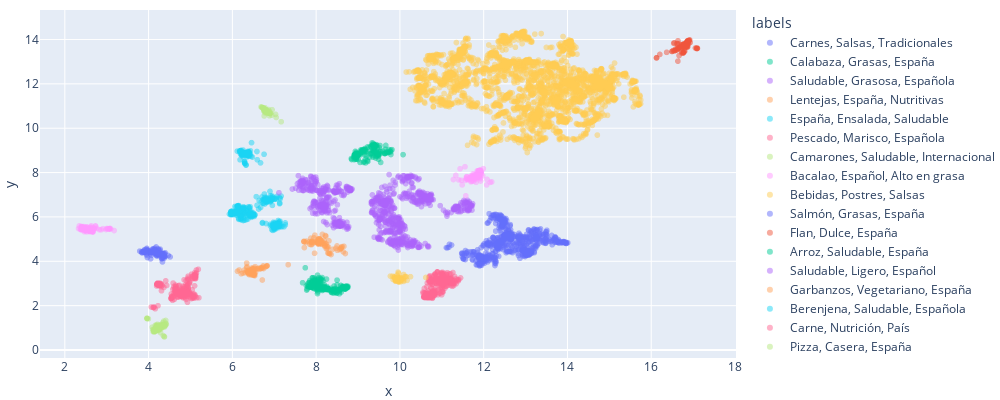

Source (notebook cell):
### Code cell
fig = px.scatter(
    df_clusters_lbls,
    x='x', y='y', color='labels', hover_data=['nombre','pais','categoria','cluster','labels'],
    opacity=0.5, width=1000, height=400,
)
fig.update_layout(margin=dict(l=0, r=0, t=10, b=0))
fig.show()

### Figure 1 — Plotly figure (JSON) as saved in the notebook; plotly's stock layout.template omitted (floating-point values rounded to 4 significant figures; data arrays with more than 128 entries replaced by an {"elided": "..."} marker saying what was removed)
{"data": [{"customdata": {"elided": "621x5 mixed values"}, "hovertemplate": "labels=%{customdata[4]}<br>x=%{x}<br>y=%{y}<br>nombre=%{customdata[0]}<br>pais=%{customdata[1]}<br>categoria=%{customdata[2]}<br>cluster=%{customdata[3]}<extra></extra>", "legendgroup": "Carnes, Salsas, Tradicionales", "marker": {"color": "#636efa", "opacity": 0.5, "symbol": "circle"}, "mode": "markers", "name": "Carnes, Salsas, Tradicionales", "showlegend": true, "type": "scattergl", "x": {"elided": "621 float values"}, "xaxis": "x", "y": {"elided": "621 float values"}, "yaxis": "y"}, {"customdata": {"elided": "170x5 mixed values"}, "hovertemplate": "labels=%{customdata[4]}<br>x=%{x}<br>y=%{y}<br>nombre=%{customdata[0]}<br>pais=%{customdata[1]}<br>categoria=%{customdata[2]}<br>cluster=%{customdata[3]}<extra></extra>", "legendgroup": "Calabaza, Grasas, España", "marker": {"color": "#00cc96", "opacity": 0.5, "symbol": "circle"}, "mode": "markers", "name": "Calabaza, Grasas, España", "showlegend": true, "type": "scattergl", "x": {"elided": "170 float values"}, "xaxis": "x", "y": {"elided": "170 float values"}, "yaxis": "y"}, {"customdata": {"elided": "603x5 mixed values"}, "hovertemplate": "labels=%{customdata[4]}<br>x=%{x}<br>y=%{y}<br>nombre=%{customdata[0]}<br>pais=%{customdata[1]}<br>categoria=%{customdata[2]}<br>cluster=%{customdata[3]}<extra></extra>", "legendgroup": "Saludable, Grasosa, Española", "marker": {"color": "#ab63fa", "opacity": 0.5, "symbol": "circle"}, "mode": "markers", "name": "Saludable, Grasosa, Española", "showlegend": true, "type": "scattergl", "x": {"elided": "603 float values"}, "xaxis": "x", "y": {"elided": "603 float values"}, "yaxis": "y"}, {"customdata": {"elided": "103x5 mixed values"}, "hovertemplate": "labels=%{customdata[4]}<br>x=%{x}<br>y=%{y}<br>nombre=%{customdata[0]}<br>pais=%{customdata[1]}<br>categoria=%{customdata[2]}<br>cluster=%{customdata[3]}<extra></extra>", "legendgroup": "Lentejas, España, Nutritivas", "marker": {"color": "#FFA15A", "opacity": 0.5, "symbol": "circle"}, "mode": "markers", "name": "Lentejas, España, Nutritivas", "showlegend": true, "type": "scattergl", "x": [6.419, 6.792, 6.21, 6.713, 6.744, 6.394, 6.386, 6.461, 6.346, 6.469, 6.503, 6.493, 6.449, 6.543, 6.491, 6.351, 6.526, 6.339, 6.736, 6.466, 6.427, 6.823, 6.552, 6.387, 6.422, 6.453, 6.45, 6.557, 6.514, 6.449, 6.513, 6.471, 6.454, 6.485, 6.498, 6.653, 6.831, 6.662, 6.507, 6.413, 6.445, 6.441, 6.817, 6.504, 6.723, 6.689, 6.484, 6.366, 6.472, 6.363, 6.397, 6.288, 6.515, 6.451, 6.688, 6.371, 6.458, 6.447, 6.508, 6.465, 6.416, 6.455, 6.122, 6.475, 6.164, 6.427, 6.408, 6.464, 6.437, 6.498, 6.436, 6.436, 6.442, 6.489, 6.596, 6.369, 6.534, 6.5, 6.254, 6.429, 6.441, 6.536, 6.447, 6.622, 6.307, 6.443, 6.528, 6.455, 6.455, 6.519, 6.527, 6.432, 6.402, 6.715, 7.332, 6.478, 6.485, 6.468, 6.474, 6.483, 6.505, 6.471, 6.342], "xaxis": "x", "y": [3.542, 3.748, 3.439, 3.691, 3.673, 3.466, 3.437, 3.632, 3.569, 3.7, 3.615, 3.663, 3.627, 3.757, 3.654, 3.757, 3.693, 3.719, 3.792, 3.484, 3.582, 3.79, 3.496, 3.592, 3.542, 3.585, 3.547, 3.649, 3.576, 3.56, 3.554, 3.462, 3.485, 3.433, 3.43, 3.639, 3.801, 3.694, 3.401, 3.504, 3.478, 3.576, 3.782, 3.448, 3.725, 3.697, 3.646, 3.515, 3.43, 3.499, 3.401, 3.604, 3.365, 3.383, 3.705, 3.541, 3.606, 3.467, 3.548, 3.492, 3.537, 3.414, 3.552, 3.523, 3.608, 3.547, 3.546, 3.538, 3.524, 3.431, 3.526, 3.479, 3.461, 3.528, 3.66, 3.502, 3.636, 3.371, 3.47, 3.457, 3.492, 3.354, 3.472, 3.688, 3.487, 3.499, 3.396, 3.527, 3.452, 3.403, 3.447, 3.502, 3.443, 3.157, 3.846, 3.531, 3.59, 3.564, 3.585, 3.595, 3.639, 3.652, 3.917], "yaxis": "y"}, {"customdata": {"elided": "273x5 mixed values"}, "hovertemplate": "labels=%{customdata[4]}<br>x=%{x}<br>y=%{y}<br>nombre=%{customdata[0]}<br>pais=%{customdata[1]}<br>categoria=%{customdata[2]}<br>cluster=%{customdata[3]}<extra></extra>", "legendgroup": "España, Ensalada, Saludable", "marker": {"color": "#19d3f3", "opacity": 0.5, "symbol": "circle"}, "mode": "markers", "name": "España, Ensalada, Saludable", "showlegend": true, "type": "scattergl", "x": {"elided": "273 float values"}, "xaxis": "x", "y": {"elided": "273 float values"}, "yaxis": "y"}, {"customdata": {"elided": "246x5 mixed values"}, "hovertemplate": "labels=%{customdata[4]}<br>x=%{x}<br>y=%{y}<br>nombre=%{customdata[0]}<br>pais=%{customdata[1]}<br>categoria=%{customdata[2]}<br>cluster=%{customdata[3]}<extra></extra>", "legendgroup": "Pescado, Marisco, Española", "marker": {"color": "#FF6692", "opacity": 0.5, "symbol": "circle"}, "mode": "markers", "name": "Pescado, Marisco, Española", "showlegend": true, "type": "scattergl", "x": {"elided": "246 float values"}, "xaxis": "x", "y": {"elided": "246 float values"}, "yaxis": "y"}, {"customdata": {"elided": "114x5 mixed values"}, "hovertemplate": "labels=%{customdata[4]}<br>x=%{x}<br>y=%{y}<br>nombre=%{customdata[0]}<br>pais=%{customdata[1]}<br>categoria=%{customdata[2]}<br>cluster=%{customdata[3]}<extra></extra>", "legendgroup": "Camarones, Saludable, Internacional", "marker": {"color": "#B6E880", "opacity": 0.5, "symbol": "circle"}, "mode": "markers", "name": "Camarones, Saludable, Internacional", "showlegend": true, "type": "scattergl", "x": [4.155, 4.313, 4.204, 4.234, 4.351, 4.149, 4.183, 4.183, 4.285, 4.201, 4.314, 4.164, 4.258, 4.177, 3.995, 4.207, 3.961, 3.966, 3.959, 3.965, 4.38, 4.149, 4.226, 4.277, 4.261, 4.255, 4.208, 4.162, 4.218, 4.322, 4.22, 4.269, 4.22, 4.32, 4.204, 4.398, 4.305, 4.146, 4.209, 4.207, 4.262, 4.161, 4.342, 4.197, 4.265, 4.189, 4.207, 4.22, 4.193, 4.25, 4.235, 4.184, 4.157, 4.161, 4.197, 4.145, 4.202, 4.198, 4.208, 4.139, 4.25, 4.142, 4.128, 4.194, 4.261, 4.189, 4.201, 4.121, 4.201, 4.177, 4.152, 4.247, 4.175, 4.15, 4.347, 4.122, 4.201, 4.363, 4.183, 4.147, 4.284, 4.129, 4.18, 4.223, 4.3, 4.185, 4.254, 4.391, 4.129, 4.086, 4.239, 4.22, 4.109, 4.174, 4.187, 4.137, 4.098, 4.157, 4.206, 4.37, 4.254, 4.193, 4.34, 4.188, 4.162, 4.385, 4.424, 4.407, 4.41, 4.409, 4.376, 4.379, 4.373, 4.342], "xaxis": "x", "y": [0.8696, 1.036, 0.8968, 0.88, 0.6477, 0.8816, 1.045, 0.9221, 0.7829, 0.9043, 1.113, 0.9438, 0.98, 0.9196, 1.405, 0.9348, 1.418, 1.422, 1.434, 1.428, 1.039, 0.8711, 1.038, 1.095, 1.027, 1.036, 0.9658, 1.117, 0.9212, 1.029, 0.9969, 0.9279, 0.938, 0.9998, 1.013, 1.101, 1.119, 0.8276, 1.159, 0.9272, 1.054, 0.8904, 1.14, 0.8799, 1.056, 0.9812, 0.9143, 1.052, 0.9008, 0.9155, 1.012, 0.9552, 0.9689, 0.9904, 0.9043, 0.9102, 0.9049, 0.9158, 0.9263, 0.8299, 0.997, 0.8646, 0.9387, 1.037, 0.9867, 1.123, 0.9877, 0.9065, 1.099, 0.9483, 0.8647, 1.118, 0.9214, 0.8411, 1.136, 0.835, 0.9495, 1.304, 0.8625, 0.8972, 1.147, 0.8444, 0.907, 1.004, 0.9883, 1.103, 0.968, 1.102, 0.8985, 1.03, 1.033, 0.9423, 0.8277, 0.8724, 0.9202, 0.8204, 0.9249, 0.8522, 0.9258, 1.064, 0.9566, 0.9027, 1.232, 0.8999, 0.8825, 1.141, 1.16, 1.212, 1.333, 1.163, 1.108, 0.6043, 0.5936, 1.162], "yaxis": "y"}, {"customdata": {"elided": "145x5 mixed values"}, "hovertemplate": "labels=%{customdata[4]}<br>x=%{x}<br>y=%{y}<br>nombre=%{customdata[0]}<br>pais=%{customdata[1]}<br>categoria=%{customdata[2]}<br>cluster=%{customdata[3]}<extra></extra>", "legendgroup": "Bacalao, Español, Alto en grasa", "marker": {"color": "#FF97FF", "opacity": 0.5, "symbol": "circle"}, "mode": "markers", "name": "Bacalao, Español, Alto en grasa", "showlegend": true, "type": "scattergl", "x": {"elided": "145 float values"}, "xaxis": "x", "y": {"elided": "145 float values"}, "yaxis": "y"}, {"customdata": {"elided": "2673x5 mixed values"}, "hovertemplate": "labels=%{customdata[4]}<br>x=%{x}<br>y=%{y}<br>nombre=%{customdata[0]}<br>pais=%{customdata[1]}<br>categoria=%{customdata[2]}<br>cluster=%{customdata[3]}<extra></extra>", "legendgroup": "Bebidas, Postres, Salsas", "marker": {"color": "#FECB52", "opacity": 0.5, "symbol": "circle"}, "mode": "markers", "name": "Bebidas, Postres, Salsas", "showlegend": true, "type": "scattergl", "x": {"elided": "2673 float values"}, "xaxis": "x", "y": {"elided": "2673 float values"}, "yaxis": "y"}, {"customdata": {"elided": "144x5 mixed values"}, "hovertemplate": "labels=%{customdata[4]}<br>x=%{x}<br>y=%{y}<br>nombre=%{customdata[0]}<br>pais=%{customdata[1]}<br>categoria=%{customdata[2]}<br>cluster=%{customdata[3]}<extra></extra>", "legendgroup": "Salmón, Grasas, España", "marker": {"color": "#636efa", "opacity": 0.5, "symbol": "circle"}, "mode": "markers", "name": "Salmón, Grasas, España", "showlegend": true, "type": "scattergl", "x": {"elided": "144 float values"}, "xaxis": "x", "y": {"elided": "144 float values"}, "yaxis": "y"}, {"customdata": {"elided": "135x5 mixed values"}, "hovertemplate": "labels=%{customdata[4]}<br>x=%{x}<br>y=%{y}<br>nombre=%{customdata[0]}<br>pais=%{customdata[1]}<br>categoria=%{customdata[2]}<br>cluster=%{customdata[3]}<extra></extra>", "legendgroup": "Flan, Dulce, España", "marker": {"color": "#EF553B", "opacity": 0.5, "symbol": "circle"}, "mode": "markers", "name": "Flan, Dulce, España", "showlegend": true, "type": "scattergl", "x": {"elided": "135 float values"}, "xaxis": "x", "y": {"elided": "135 float values"}, "yaxis": "y"}, {"customdata": {"elided": "212x5 mixed values"}, "hovertemplate": "labels=%{customdata[4]}<br>x=%{x}<br>y=%{y}<br>nombre=%{customdata[0]}<br>pais=%{customdata[1]}<br>categoria=%{customdata[2]}<br>cluster=%{customdata[3]}<extra></extra>", "legendgroup": "Arroz, Saludable, España", "marker": {"color": "#00cc96", "opacity": 0.5, "symbol": "circle"}, "mode": "markers", "name": "Arroz, Saludable, España", "showlegend": true, "type": "scattergl", "x": {"elided": "212 float values"}, "xaxis": "x", "y": {"elided": "212 float values"}, "yaxis": "y"}, {"customdata": {"elided": "325x5 mixed values"}, "hovertemplate": "labels=%{customdata[4]}<br>x=%{x}<br>y=%{y}<br>nombre=%{customdata[0]}<br>pais=%{customdata[1]}<br>categoria=%{customdata[2]}<br>cluster=%{customdata[3]}<extra></extra>", "legendgroup": "Saludable, Ligero, Español", "marker": {"color": "#ab63fa", "opacity": 0.5, "symbol": "circle"}, "mode": "markers", "name": "Saludable, Ligero, Español", "showlegend": true, "type": "scattergl", "x": {"elided": "325 float values"}, "xaxis": "x", "y": {"elided": "325 float values"}, "yaxis": "y"}, {"customdata": {"elided": "85x5 mixed values"}, "hovertemplate": "labels=%{customdata[4]}<br>x=%{x}<br>y=%{y}<br>nombre=%{customdata[0]}<br>pais=%{customdata[1]}<br>categoria=%{customdata[2]}<br>cluster=%{customdata[3]}<extra></extra>", "legendgroup": "Garbanzos, Vegetariano, España", "marker": {"color": "#FFA15A", "opacity": 0.5, "symbol": "circle"}, "mode": "markers", "name": "Garbanzos, Vegetariano, España", "showlegend": true, "type": "scattergl", "x": [7.777, 7.894, 7.712, 7.885, 7.719, 8.222, 7.843, 8.065, 8.233, 8.498, 7.708, 8.597, 8.588, 8.263, 8.284, 8.289, 8.189, 8.321, 8.081, 8.076, 8.052, 8.327, 7.709, 8.043, 8.15, 8.603, 7.962, 8.357, 8.141, 8.163, 8.125, 7.895, 8.125, 8.111, 7.946, 7.752, 7.97, 8.219, 8.265, 8.663, 8.06, 8.242, 7.875, 8.026, 8.393, 8.208, 8.592, 8.292, 8.099, 8.697, 8.622, 8.071, 8.053, 8.192, 8.036, 7.973, 8.073, 8.048, 8.047, 7.901, 8.104, 8.073, 8.054, 8.048, 8.124, 8.106, 8.115, 8.101, 8.029, 8.05, 8.305, 8.202, 8.028, 8.649, 7.847, 8.214, 7.937, 7.897, 7.899, 8.243, 7.883, 7.946, 8.472, 8.559, 8.507], "xaxis": "x", "y": [4.911, 4.857, 4.88, 4.87, 4.618, 4.783, 4.88, 5.022, 5.134, 4.692, 4.892, 4.597, 4.591, 4.583, 4.371, 4.371, 4.951, 4.362, 5.017, 5.001, 4.984, 4.34, 4.903, 4.981, 5.214, 4.639, 4.364, 4.305, 4.852, 4.867, 4.916, 4.873, 4.768, 4.961, 4.855, 4.852, 5.178, 5.161, 4.658, 4.676, 4.826, 4.569, 5.046, 4.88, 4.542, 4.721, 4.557, 4.645, 4.855, 4.351, 4.661, 4.809, 4.879, 4.792, 4.85, 4.911, 4.842, 4.773, 4.872, 4.776, 4.863, 4.8, 4.802, 4.859, 4.793, 4.968, 4.834, 4.815, 4.828, 4.836, 4.92, 4.681, 4.839, 4.424, 4.767, 4.705, 4.833, 4.851, 4.91, 4.782, 4.745, 5.059, 4.589, 4.532, 4.496], "yaxis": "y"}, {"customdata": {"elided": "129x5 mixed values"}, "hovertemplate": "labels=%{customdata[4]}<br>x=%{x}<br>y=%{y}<br>nombre=%{customdata[0]}<br>pais=%{customdata[1]}<br>categoria=%{customdata[2]}<br>cluster=%{customdata[3]}<extra></extra>", "legendgroup": "Berenjena, Saludable, Española", "marker": {"color": "#19d3f3", "opacity": 0.5, "symbol": "circle"}, "mode": "markers", "name": "Berenjena, Saludable, Española", "showlegend": true, "type": "scattergl", "x": {"elided": "129 float values"}, "xaxis": "x", "y": {"elided": "129 float values"}, "yaxis": "y"}, {"customdata": {"elided": "262x5 mixed values"}, "hovertemplate": "labels=%{customdata[4]}<br>x=%{x}<br>y=%{y}<br>nombre=%{customdata[0]}<br>pais=%{customdata[1]}<br>categoria=%{customdata[2]}<br>cluster=%{customdata[3]}<extra></extra>", "legendgroup": "Carne, Nutrición, País", "marker": {"color": "#FF6692", "opacity": 0.5, "symbol": "circle"}, "mode": "markers", "name": "Carne, Nutrición, País", "showlegend": true, "type": "scattergl", "x": {"elided": "262 float values"}, "xaxis": "x", "y": {"elided": "262 float values"}, "yaxis": "y"}, {"customdata": {"elided": "100x5 mixed values"}, "hovertemplate": "labels=%{customdata[4]}<br>x=%{x}<br>y=%{y}<br>nombre=%{customdata[0]}<br>pais=%{customdata[1]}<br>categoria=%{customdata[2]}<br>cluster=%{customdata[3]}<extra></extra>", "legendgroup": "Pizza, Casera, España", "marker": {"color": "#B6E880", "opacity": 0.5, "symbol": "circle"}, "mode": "markers", "name": "Pizza, Casera, España", "showlegend": true, "type": "scattergl", "x": [6.828, 6.867, 6.821, 6.812, 6.824, 6.725, 6.764, 6.811, 6.752, 6.726, 6.728, 6.776, 6.854, 6.76, 6.787, 6.738, 7.165, 6.784, 6.815, 6.873, 6.839, 6.767, 6.8, 6.947, 6.831, 6.704, 6.83, 6.806, 6.726, 6.763, 6.886, 6.835, 6.898, 6.71, 6.772, 6.734, 6.81, 6.79, 6.728, 6.788, 6.884, 6.812, 6.778, 6.765, 6.885, 6.78, 6.859, 6.82, 6.685, 6.793, 6.831, 6.81, 6.738, 6.822, 6.78, 6.814, 6.752, 6.85, 6.751, 6.791, 6.82, 6.813, 6.807, 6.754, 7.046, 6.84, 6.807, 6.861, 6.834, 6.812, 6.863, 6.825, 6.941, 6.791, 6.825, 6.785, 6.818, 6.908, 6.806, 6.759, 6.881, 6.742, 6.808, 6.811, 6.803, 6.765, 6.754, 6.834, 6.806, 6.801, 6.839, 6.832, 6.81, 6.823, 6.838, 6.756, 6.836, 6.912, 6.743, 7.031], "xaxis": "x", "y": [10.8, 10.69, 10.79, 10.81, 10.79, 10.92, 10.85, 10.8, 10.87, 10.92, 10.92, 10.85, 10.69, 10.55, 10.75, 10.9, 10.29, 10.8, 10.78, 10.73, 10.72, 10.82, 10.78, 10.83, 10.78, 10.95, 10.74, 10.78, 10.91, 10.86, 10.68, 10.77, 10.66, 10.93, 10.81, 10.91, 10.76, 10.84, 10.9, 10.82, 10.68, 10.7, 10.92, 10.85, 10.56, 10.69, 10.68, 10.75, 10.96, 10.83, 10.78, 10.76, 10.91, 10.8, 10.83, 10.75, 10.89, 10.73, 10.85, 10.77, 10.74, 10.78, 10.82, 10.89, 10.48, 10.68, 10.84, 10.84, 10.69, 10.77, 10.69, 10.74, 10.59, 10.77, 10.78, 10.79, 10.79, 10.67, 10.76, 10.85, 10.77, 10.89, 10.77, 10.78, 10.75, 10.77, 10.76, 10.79, 10.74, 10.74, 10.72, 10.77, 10.76, 10.7, 10.71, 10.89, 10.73, 10.68, 10.9, 10.62], "yaxis": "y"}, {"customdata": {"elided": "118x5 mixed values"}, "hovertemplate": "labels=%{customdata[4]}<br>x=%{x}<br>y=%{y}<br>nombre=%{customdata[0]}<br>pais=%{customdata[1]}<br>categoria=%{customdata[2]}<br>cluster=%{customdata[3]}<extra></extra>", "legendgroup": "Huevos, Español, Fácil", "marker": {"color": "#FF97FF", "opacity": 0.5, "symbol": "circle"}, "mode": "markers", "name": "Huevos, Español, Fácil", "showlegend": true, "type": "scattergl", "x": [11.74, 11.57, 11.33, 11.47, 11.28, 11.71, 11.81, 11.78, 11.82, 11.88, 11.93, 11.92, 11.87, 11.88, 11.78, 11.86, 11.84, 11.91, 11.49, 12.19, 11.92, 11.89, 11.79, 11.77, 11.9, 11.68, 11.68, 11.81, 11.73, 11.76, 11.7, 11.77, 11.65, 11.85, 11.81, 11.81, 11.99, 11.4, 11.72, 11.91, 11.89, 11.9, 11.94, 11.76, 11.88, 11.94, 11.9, 11.91, 11.89, 11.63, 11.88, 11.86, 11.92, 11.72, 11.68, 11.87, 11.68, 11.6, 11.89, 11.92, 11.94, 11.76, 11.89, 11.79, 11.91, 11.77, 11.58, 11.89, 11.55, 11.89, 11.68, 11.6, 11.9, 11.87, 11.68, 11.88, 11.84, 11.84, 11.71, 11.73, 11.76, 11.82, 11.75, 11.83, 11.8, 11.85, 11.89, 11.9, 11.89, 11.79, 11.87, 11.85, 11.83, 11.91, 11.91, 11.82, 11.56, 11.87, 11.62, 11.9, 11.94, 11.9, 11.91, 11.59, 11.72, 11.77, 12.16, 11.89, 11.9, 11.7, 11.69, 11.8, 12.08, 11.44, 11.89, 12.07, 11.98, 11.71], "xaxis": "x", "y": [7.698, 6.951, 7.874, 7.651, 7.686, 7.778, 7.687, 7.711, 7.785, 7.959, 8.094, 8.079, 8.014, 7.95, 7.863, 7.779, 7.883, 7.845, 7.444, 7.581, 7.62, 8.056, 7.782, 7.793, 7.877, 7.782, 7.72, 7.904, 7.807, 7.612, 7.848, 7.777, 7.738, 7.937, 7.901, 7.831, 8.176, 7.669, 7.779, 8.034, 8.034, 7.923, 7.9, 7.803, 7.952, 8.019, 7.927, 7.963, 8.053, 7.688, 8.084, 8.017, 7.721, 7.814, 7.734, 7.91, 7.743, 7.706, 8.065, 8.097, 8.012, 7.792, 8.058, 7.794, 7.912, 7.776, 7.745, 7.868, 8.262, 7.853, 7.737, 7.807, 8.025, 8.081, 7.761, 7.91, 7.78, 8.074, 7.611, 7.839, 7.786, 7.563, 7.946, 7.766, 7.816, 7.838, 8.077, 8.095, 7.882, 7.833, 7.789, 7.863, 7.79, 8.114, 7.923, 7.772, 7.648, 7.806, 7.683, 8.048, 8.007, 7.916, 7.957, 7.816, 7.637, 7.896, 7.56, 8.087, 7.762, 7.581, 7.794, 7.755, 7.692, 8.169, 7.816, 7.444, 7.851, 7.727], "yaxis": "y"}, {"customdata": {"elided": "86x5 mixed values"}, "hovertemplate": "labels=%{customdata[4]}<br>x=%{x}<br>y=%{y}<br>nombre=%{customdata[0]}<br>pais=%{customdata[1]}<br>categoria=%{customdata[2]}<br>cluster=%{customdata[3]}<extra></extra>", "legendgroup": "Ternera, Saludable, Variada", "marker": {"color": "#FECB52", "opacity": 0.5, "symbol": "circle"}, "mode": "markers", "name": "Ternera, Saludable, Variada", "showlegend": true, "type": "scattergl", "x": [10.0, 9.772, 9.959, 9.867, 10.13, 9.965, 9.909, 10.02, 9.867, 9.948, 9.901, 9.921, 9.944, 9.946, 10.02, 9.922, 9.898, 9.954, 9.999, 9.883, 9.916, 9.956, 9.89, 9.98, 9.905, 10.09, 9.946, 9.929, 10.01, 9.931, 9.928, 10.12, 10.09, 9.948, 9.948, 9.969, 10.02, 9.975, 9.836, 9.961, 9.919, 9.957, 9.961, 9.968, 9.947, 10.16, 9.947, 9.895, 9.903, 9.958, 9.975, 9.981, 9.976, 9.979, 10.17, 9.931, 9.918, 10.04, 9.965, 9.984, 9.94, 9.893, 9.992, 9.982, 10.09, 9.948, 9.927, 9.956, 10.62, 9.825, 9.91, 9.875, 9.954, 10.04, 9.973, 9.989, 9.967, 9.962, 9.904, 9.955, 9.956, 10.25, 9.963, 9.904, 9.926, 10.08], "xaxis": "x", "y": [3.283, 3.332, 3.264, 3.296, 3.304, 3.139, 3.233, 3.08, 3.289, 3.138, 3.251, 3.138, 3.165, 3.232, 3.256, 3.172, 3.152, 3.195, 3.11, 3.195, 3.177, 3.16, 3.262, 3.213, 3.176, 3.144, 3.229, 3.142, 3.159, 3.187, 3.12, 3.315, 3.404, 3.109, 3.132, 3.111, 3.134, 3.194, 3.181, 3.268, 3.219, 3.512, 3.081, 3.218, 3.195, 3.305, 3.133, 3.127, 3.134, 3.191, 3.173, 3.136, 3.126, 3.063, 3.139, 3.379, 3.24, 3.183, 3.154, 3.246, 3.131, 3.102, 3.145, 3.117, 3.093, 3.131, 3.134, 3.126, 3.271, 3.328, 3.191, 3.228, 3.139, 3.172, 3.149, 3.233, 3.459, 3.194, 3.131, 3.219, 3.195, 3.307, 3.114, 3.147, 3.144, 3.226], "yaxis": "y"}], "layout": {"height": 400, "legend": {"title": {"text": "labels"}, "tracegroupgap": 0}, "margin": {"b": 0, "l": 0, "r": 0, "t": 10}, "width": 1000, "xaxis": {"anchor": "y", "domain": [0, 1], "title": {"text": "x"}}, "yaxis": {"anchor": "x", "domain": [0, 1], "title": {"text": "y"}}}}
